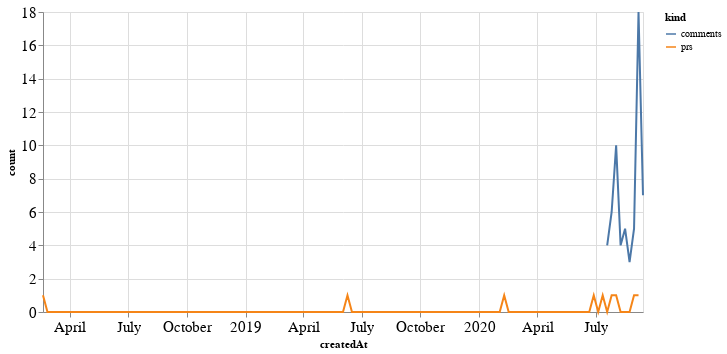

The cell this chart's notebook holds for it:
### Code cell
alt.Chart(total_time, width=600).mark_line().encode(
    x='createdAt',
    y='count',
    color='kind'
)

### Figure 1 — Vega-Lite specification as saved in the notebook (floating-point values rounded to 4 significant figures; data arrays with more than 128 entries replaced by an {"elided": "..."} marker saying what was removed)
{"config": {"axisLeft": {"labelFontSize": 15}, "axisBottom": {"labelFontSize": 15}}, "data": {"name": "data-0872c66bfcff0e4e4f5ae6474588c9fa"}, "mark": "line", "encoding": {"color": {"type": "nominal", "field": "kind"}, "x": {"type": "temporal", "field": "createdAt"}, "y": {"type": "quantitative", "field": "count"}}, "width": 600, "$schema": "https://vega.github.io/schema/vega-lite/v4.8.1.json", "datasets": {"data-0872c66bfcff0e4e4f5ae6474588c9fa": {"elided": "270 records"}}}
